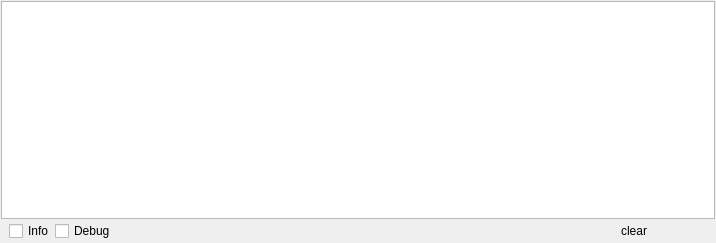
<?xml version="1.0" encoding="UTF-8"?>
<ui version="4.0">
 <class>DockWidget</class>
 <widget class="QDockWidget" name="DockWidget">
  <property name="geometry">
   <rect>
    <x>0</x>
    <y>0</y>
    <width>716</width>
    <height>243</height>
   </rect>
  </property>
  <property name="floating">
   <bool>true</bool>
  </property>
  <property name="windowTitle">
   <string>Log</string>
  </property>
  <widget class="QWidget" name="dockWidgetContents">
   <layout class="QVBoxLayout" name="verticalLayout">
    <property name="spacing">
     <number>1</number>
    </property>
    <property name="margin">
     <number>1</number>
    </property>
    <item>
     <widget class="QTextBrowser" name="textBrowser"/>
    </item>
    <item>
     <widget class="QFrame" name="frame">
      <property name="frameShape">
       <enum>QFrame::NoFrame</enum>
      </property>
      <property name="frameShadow">
       <enum>QFrame::Raised</enum>
      </property>
      <layout class="QHBoxLayout" name="horizontalLayout">
       <property name="spacing">
        <number>1</number>
       </property>
       <property name="margin">
        <number>0</number>
       </property>
       <item>
        <widget class="QLabel" name="infoLabel">
         <property name="text">
          <string/>
         </property>
        </widget>
       </item>
       <item>
        <widget class="QCheckBox" name="checkBox_info">
         <property name="maximumSize">
          <size>
           <width>16777215</width>
           <height>25</height>
          </size>
         </property>
         <property name="text">
          <string>Info</string>
         </property>
         <property name="checked">
          <bool>false</bool>
         </property>
        </widget>
       </item>
       <item>
        <widget class="QCheckBox" name="checkBox_debug">
         <property name="maximumSize">
          <size>
           <width>16777215</width>
           <height>25</height>
          </size>
         </property>
         <property name="text">
          <string>Debug</string>
         </property>
         <property name="checked">
          <bool>false</bool>
         </property>
        </widget>
       </item>
       <item>
        <spacer name="horizontalSpacer">
         <property name="orientation">
          <enum>Qt::Horizontal</enum>
         </property>
         <property name="sizeHint" stdset="0">
          <size>
           <width>289</width>
           <height>20</height>
          </size>
         </property>
        </spacer>
       </item>
       <item>
        <widget class="QPushButton" name="clearCloseButton">
         <property name="maximumSize">
          <size>
           <width>16777215</width>
           <height>25</height>
          </size>
         </property>
         <property name="text">
          <string>clear</string>
         </property>
         <property name="iconSize">
          <size>
           <width>12</width>
           <height>12</height>
          </size>
         </property>
         <property name="flat">
          <bool>true</bool>
         </property>
        </widget>
       </item>
       <item>
        <widget class="QPushButton" name="closeButton">
         <property name="maximumSize">
          <size>
           <width>16777215</width>
           <height>25</height>
          </size>
         </property>
         <property name="text">
          <string/>
         </property>
         <property name="icon">
          <iconset resource="GUI.qrc">
           <normaloff>:/icons/crystal_clear_button_close.png</normaloff>:/icons/crystal_clear_button_close.png</iconset>
         </property>
         <property name="flat">
          <bool>true</bool>
         </property>
        </widget>
       </item>
      </layout>
     </widget>
    </item>
   </layout>
  </widget>
 </widget>
 <resources>
  <include location="GUI.qrc"/>
 </resources>
 <connections/>
</ui>
